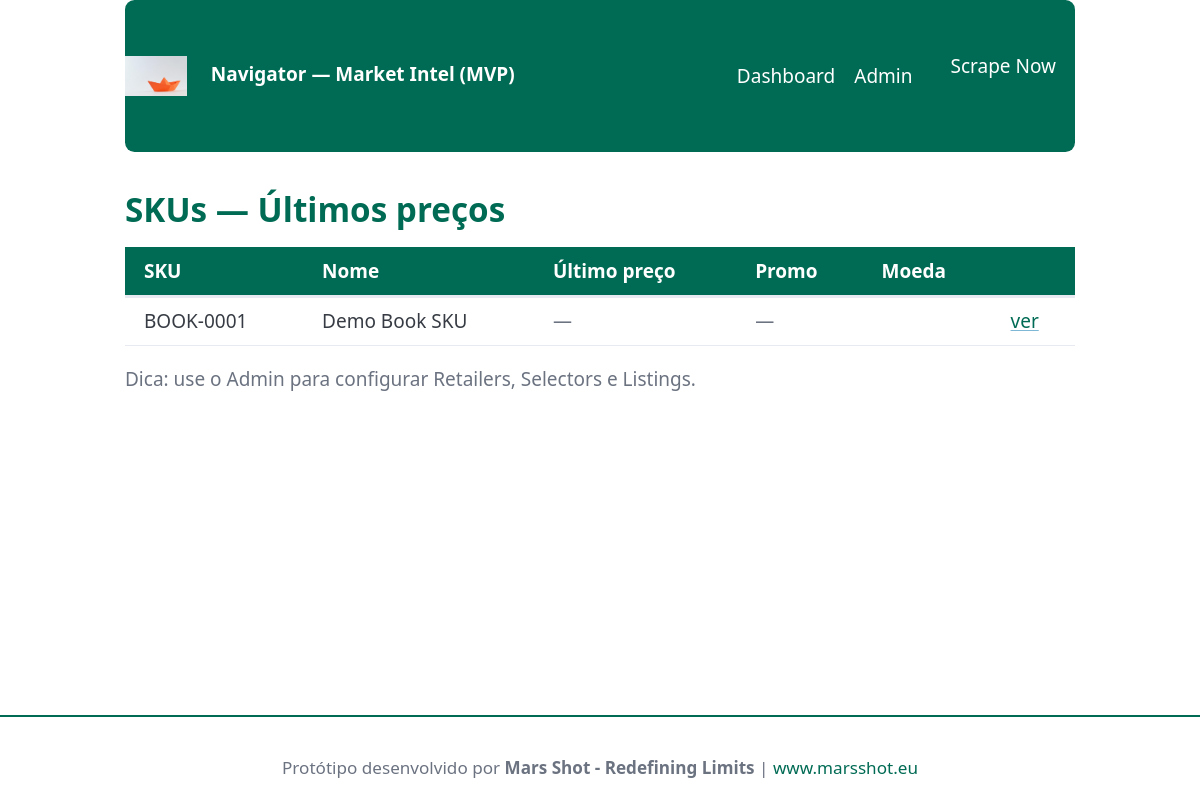
The app's page /, older data.
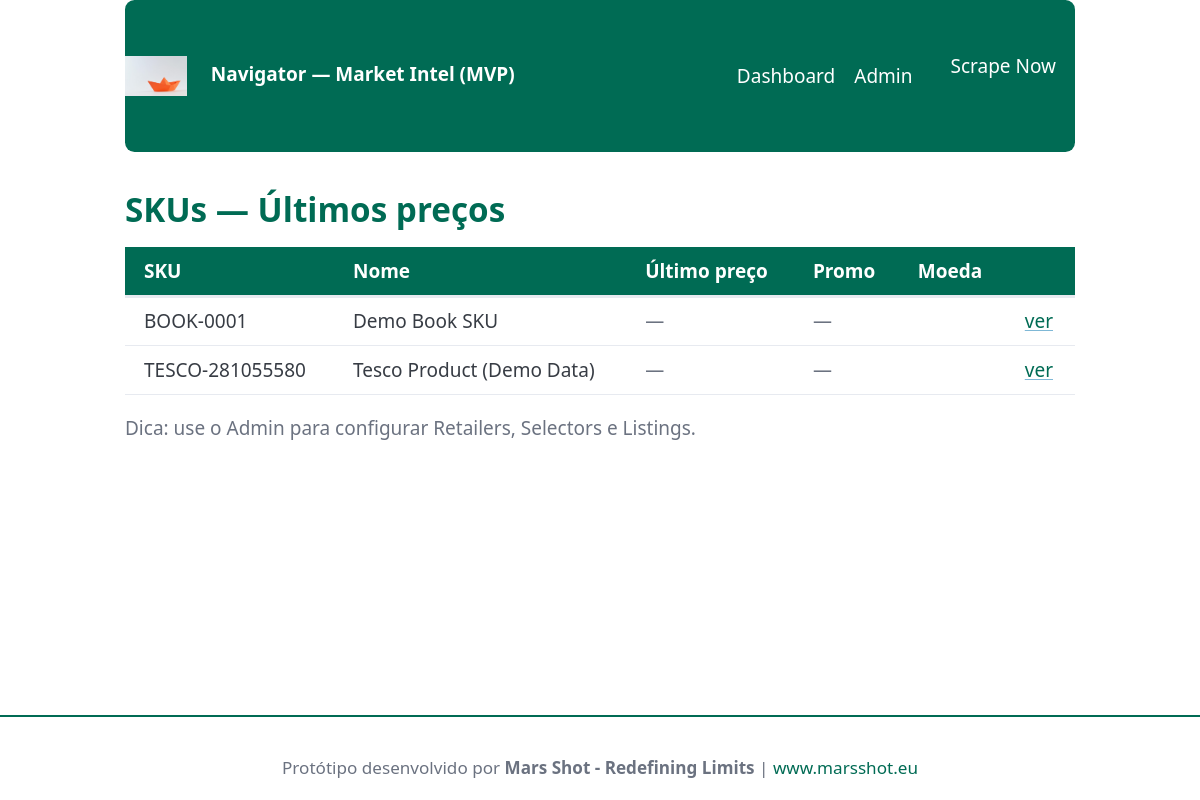
The same page, newer data.
### pricing/models.py (models this page shows, shortened)
class SKU(models.Model):
    code = models.CharField(max_length=100, unique=True)
    name = models.CharField(max_length=255)
    competitor_names = models.TextField(blank=True, help_text="Optional: other names this SKU might appear as.")

### pricing/views.py (the view)
# urls.py: path("", views.home, name="home"),
def home(request):
    skus = SKU.objects.all().order_by("code")
    latest = {}
    for sku in skus:
        pp = PricePoint.objects.filter(sku_listing__sku=sku).order_by("-timestamp").first()
        latest[sku.id] = pp
    return render(request, "pricing/home.html", {"skus": skus, "latest": latest})

### templates/pricing/home.html
{% extends "base.html" %}
{% block content %}
<h2>SKUs — Últimos preços</h2>
<table>
  <thead>
    <tr>
      <th>SKU</th>
      <th>Nome</th>
      <th>Último preço</th>
      <th>Promo</th>
      <th>Moeda</th>
      <th></th>
    </tr>
  </thead>
  <tbody>
  {% for sku in skus %}
    {% with latest_pp=latest%}
    <tr>
      <td>{{ sku.code }}</td>
      <td>{{ sku.name }}</td>
      <td>{% if latest_pp and latest_pp.price %}{{ latest_pp.price }}{% else %}<span class="muted">—</span>{% endif %}</td>
      <td>{% if latest_pp and latest_pp.promo_price %}{{ latest_pp.promo_price }} ({{ latest_pp.promo_text }}){% else %}<span class="muted">—</span>{% endif %}</td>
      <td>{% if latest_pp %}{{ latest_pp.raw_currency }}{% endif %}</td>
      <td><a href="{% url 'sku_detail' sku.id %}">ver</a></td>
    </tr>
    {% endwith %}
  {% endfor %}
  </tbody>
</table>
<p class="muted">Dica: use o Admin para configurar Retailers, Selectors e Listings.</p>
{% endblock %}

Row changes from the older to the newer data that the page shows:
added SKU: code "TESCO-281055580", name "Tesco Product (Demo Data)"
